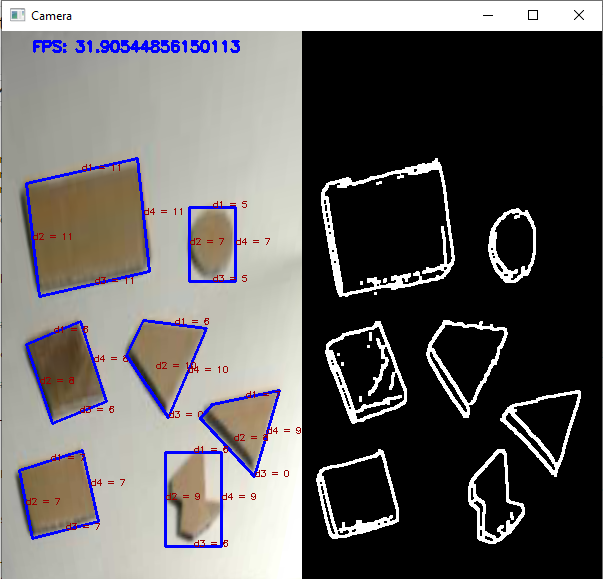
#> input picture Object Measurement/Object_Measure.png, 603 x 579 px, given in place of video, which was not available
$ jupyter execute --allow-errors 'Object Measurement.ipynb'   (text cells are left out)
#> lines starting #> are read from the running program, lines starting #| are printed output that depends on the picture; after the words box and inside, x2 and y2 are one past the last pixel; in counts of white or black regions, pixels touching at a corner belong together; pictures that were not available may be replaced by others from this repository, and a replacement may not be noted
#> further down, frame is the input picture: shape (579, 603, 3); mean B, G, R 98.4, 99.4, 101.7
#> `frame = cv2.resize(frame, (0, 0), None, 0.8, 0.8)`:
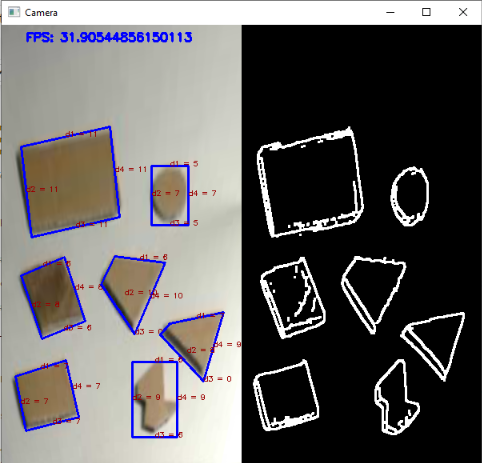
#> frame: shape (463, 482, 3); mean B, G, R 98.3, 99.4, 101.7
#> `frame = cv2.flip(frame, 0)`:
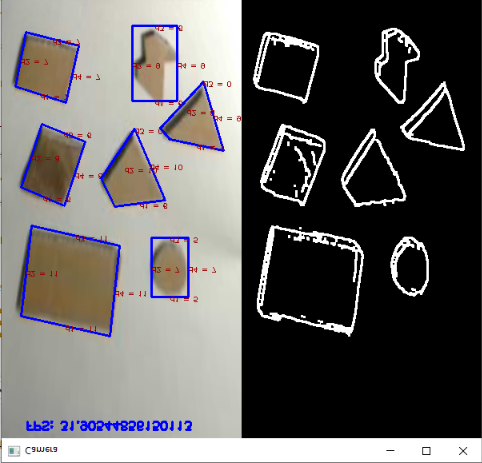
#> frame: shape (463, 482, 3); mean B, G, R 98.3, 99.4, 101.7
#> `frame = cv2.flip(frame, 1)`:
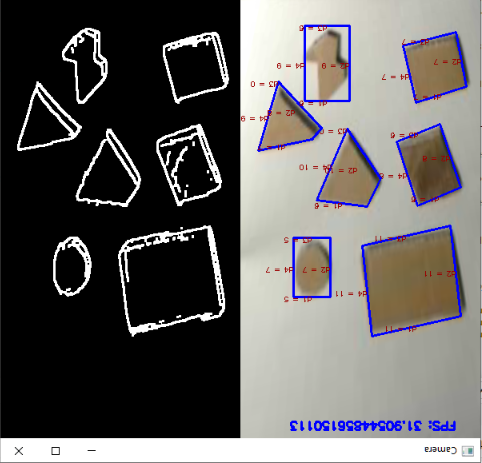
#> frame: shape (463, 482, 3); mean B, G, R 98.3, 99.4, 101.7
#> (key Esc is pressed here)
[cell 1]
import numpy as np
import cv2
import time
import copy
from math import sqrt
#> (the rest of this cell did not finish here and is left out)

[cell 2]
## Based on Murtaza's Workshop Video: https://www.youtube.com/watch?v=tk9war7_y0Q&pp=sAQA

[cell 3]
def get_contours(work_img, canny_thresh=[100,100], dil=3, ero=2, minArea = 1000, filter = 0, draw = False):

#> called with dil = 2, ero = 1, minArea = 10000, filter = 4, draw = False
    img = work_img.copy()

    # Canny Processing:
    gray_img = cv2.cvtColor(img, cv2.COLOR_BGR2GRAY)
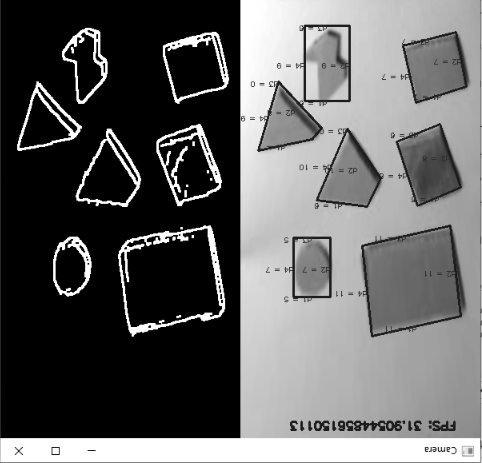
#> gray_img: shape (463, 482); min 0, max 255, mean 100
    blur_img = cv2.GaussianBlur(gray_img, (5,5), 1)
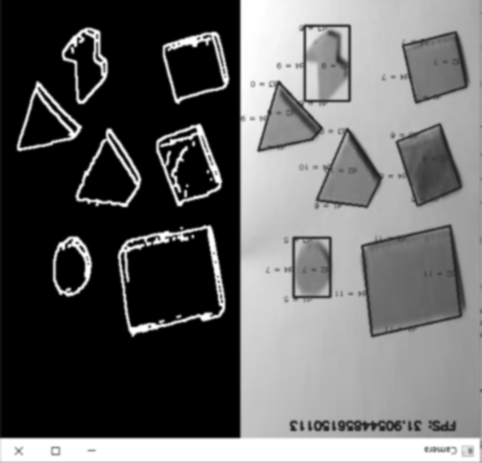
#> blur_img: shape (463, 482); min 0, max 255, mean 100
    canny_img = cv2.Canny(blur_img, canny_thresh[0], canny_thresh[1])
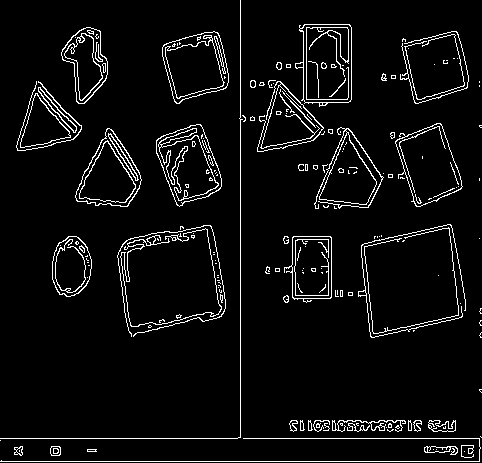
#> canny_img: shape (463, 482); 5.3% white in thin lines or dots

    kernel = np.ones((2,2))

    img_dilation = cv2.dilate(canny_img, kernel, iterations = dil)
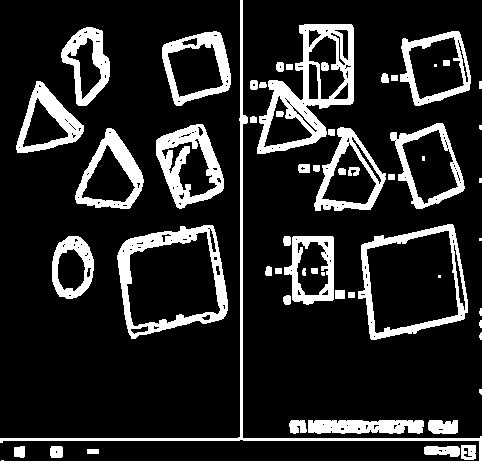
#> img_dilation: shape (463, 482); 15.9% white; 58 white regions (10 under 20 px), largest, box (x1, y1, x2, y2) and area: (257, 24, 354, 154) 4244, (0, 0, 482, 463) 3840, (117, 225, 228, 339) 3274
    img_thresh = cv2.erode(img_dilation, kernel, iterations = ero)
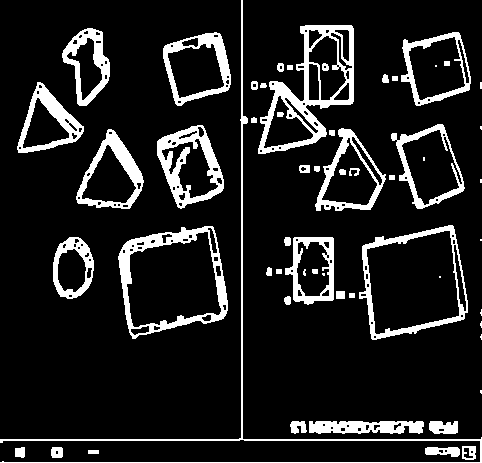
#> img_thresh: shape (463, 482); 12.5% white; 58 white regions (13 under 20 px)

    ################################################################################################################
    # Contour Filtering:
    contours, hiearchy = cv2.findContours(img_thresh, cv2.RETR_EXTERNAL, cv2.CHAIN_APPROX_SIMPLE)
#> contours = 47 contours, 8 with area under 20; largest, box (x1, y1, x2, y2) and area: (118, 226, 228, 339) 9364, (359, 225, 468, 340) 9294, (258, 25, 354, 154) 6778, (391, 124, 465, 209) 3763, (157, 125, 224, 209) 3706; hiearchy = 47 rows, first 6: [1, -1, -1, -1], [2, 0, -1, -1], [3, 1, -1, -1], [4, 2, -1, -1], [5, 3, -1, -1], [6, 4, -1, -1]

    finalContours = []

    for c in contours:
        area = cv2.contourArea(c)

        if (area > minArea):

            # Get contour perimiter:
            peri = cv2.arcLength(c, True)
            # Get contour corner points:
            approx = cv2.approxPolyDP(c, 0.02*peri, True)
            bbox = cv2.boundingRect(approx)

            # Filtering by number of Corner Points:
            if (filter > 0):
                if (len(approx) == filter):
                    finalContours.append([len(approx), area, approx, bbox, c])

                if (len(approx) > filter+2) or (len(approx) == 3):
                    # If the object does not have the number of corners equal to filter,
                    # body centroid detection will be used to generate a rectangle around
                    # the object and it's corner points will be passed forward.

                    M = cv2.moments(c)

                    # calculate x,y coordinate of centroid
                    if M["m00"] != 0:
                        cX = int(M["m10"] / M["m00"])
                        cY = int(M["m01"] / M["m00"])

                        # Get contour extreme points:
                        extLeft = c[c[:, :, 0].argmin()][0]
                        extRight = c[c[:, :, 0].argmax()][0]
                        extTop = c[c[:, :, 1].argmin()][0]
                        extBot = c[c[:, :, 1].argmax()][0]

                        Obj_W = extRight[0] - extLeft[0]
                        Obj_H = extBot[1] - extTop[1]

                        # Our Corner points for the rectangle:
                        approx = np.array([[[(cX -Obj_W//2), (cY -Obj_H//2)]],
                                  [[(cX +Obj_W//2), (cY -Obj_H//2)]],
                                  [[(cX +Obj_W//2), (cY +Obj_H//2)]],
                                  [[(cX -Obj_W//2), (cY +Obj_H//2)]]])

                        bbox = cv2.boundingRect(approx)
                        finalContours.append([len(approx), area, approx, bbox, c])

            else:
                finalContours.append([len(approx), area, approx, bbox, c])
#> this loop made 47 passes
#> area on passes 2, 3, 4, 5, 6, 7, 8, 13, 17, 19, 20, 21: 231, 106, 78.5, 163, 286.5, 1146.5, 130, 41, 33, 2604.5, 43, 1944
#> (c, area) on passes 1, 14, 15, 16, 25, 39: ([[88, 450], [88, 453], [98, 453], [98, 450]], 30), ([[349, 293], [349, 297], [354, 297], [354, 293]], 20), ([[336, 291], [336, 298], [344, 298], [344, 291]], 56), ([[276, 269], [276, 273], [281, 273], [281, 269]], 20), ([[389, 175], [389, 179], [394, 179], [394, 175]], 20), ([[392, 76], [392, 80], [397, 80], [397, 76]], 20)
#> after the loop, finalContours = []

    # Contour Sort by Area:
    finalContours = sorted(finalContours, key = lambda x:x[1], reverse = True)

    # Draw if required:
    if (draw == True):
        for con in finalContours:
            cv2.drawContours(img, con[4], -1, (0,0,255), 3)

    return img, img_thresh, finalContours

[cell 4]
def reorder_points(myPoints):

    myNewPoints = np.zeros_like(myPoints)
    myPoints = myPoints.reshape((4,2))

    add = myPoints.sum(1)
    myNewPoints[0] = myPoints[np.argmin(add)]
    myNewPoints[3] = myPoints[np.argmax(add)]

    diff = np.diff(myPoints, axis = 1)
    myNewPoints[1] = myPoints[np.argmin(diff)]
    myNewPoints[2] = myPoints[np.argmax(diff)]

    return myNewPoints

[cell 5]
def img_warping(img, points, w, h, pad=20):
    points = reorder_points(points)
    pts1 = np.float32(points)
    pts2 = np.float32([[0,0],[w,0],[0,h],[w,h]])
    matrix = cv2.getPerspectiveTransform(pts1,pts2)
    img_warp = cv2.warpPerspective(img, matrix, (w,h))
    img_warp = img_warp[pad:img_warp.shape[0]-pad, pad:img_warp.shape[1]-pad]

    return img_warp

[cell 6]
def find_distance(pts1, pts2):
    return sqrt((pts2[0]-pts1[0])**2 + (pts2[1]-pts1[1])**2)

[cell 7]
def draw_perspective_points(img, p_points, text=False):

    # Draw corner points for perspective adjust:
    cv2.circle(img, (p_points[0,0]), 5, (255, 0, 0), -1)
    cv2.circle(img, (p_points[1,0]), 5, (255, 0, 0), -1)
    cv2.circle(img, (p_points[2,0]), 5, (255, 0, 0), -1)
    cv2.circle(img, (p_points[3,0]), 5, (255, 0, 0), -1)

    if text:
        cv2.putText(img, "P1", (p_points[0,0]+10), cv2.FONT_HERSHEY_SIMPLEX, 0.5, (255, 0, 155), 2)
        cv2.putText(img, "P2", (p_points[1,0]+10), cv2.FONT_HERSHEY_SIMPLEX, 0.5, (255, 0, 155), 2)
        cv2.putText(img, "P4", (p_points[3,0]+10), cv2.FONT_HERSHEY_SIMPLEX, 0.5, (255, 0, 155), 2)
        cv2.putText(img, "P3", (p_points[2,0]+10), cv2.FONT_HERSHEY_SIMPLEX, 0.5, (255, 0, 155), 2)

    return img

[cell 8]
def object_measurement(frame, img_scale, Ref_Object_W, Ref_Object_H, unit_pixel, show_img_canny = False):

    img_with_conts, img_with_conts_thresh, conts = get_contours(frame, filter = 4, minArea = 10000, dil = 2, ero = 1, draw=False)
#> conts = []
#> `success, frame = object_measurement(frame, img_scale, Ref_Object_W, Re..`: success = False

    # Get 4 corner points to WARP:
    if len(conts) != 0:

        success = True

        # Perspective Warping based on corner points of the biggest contour(which should be the reference object):
        biggest_cont_corners = conts[0][2]
        img_warped = img_warping(frame, biggest_cont_corners, Ref_Object_W, Ref_Object_H, pad=25)

        # After Warping Get New Objects Contours:
        img_with_conts2, img_with_conts2_thresh, conts2 = get_contours(img_warped, filter = 4, minArea = 500, dil = 3, ero = 1, canny_thresh=[30,30], draw=False)

        if len(conts2) != 0:
            for obj in conts2:

                cv2.polylines(img_warped, [obj[2]], True, (255,0,0), 2)
                new_points = reorder_points(obj[2])

                d1 = (round(find_distance(new_points[0][0]//img_scale/unit_pixel, new_points[1][0]//img_scale/unit_pixel)))
                d2 = (round(find_distance(new_points[0][0]//img_scale/unit_pixel, new_points[2][0]//img_scale/unit_pixel)))

                d3 = (round(find_distance(new_points[2][0]//img_scale/unit_pixel, new_points[3][0]//img_scale/unit_pixel)))
                d4 = (round(find_distance(new_points[1][0]//img_scale/unit_pixel, new_points[3][0]//img_scale/unit_pixel)))

                # Write Distances:
                cv2.putText(img_warped, "d1 = {}".format(d1), (new_points[0][0] + (new_points[1][0] - new_points[0][0])//2), cv2.FONT_HERSHEY_SIMPLEX, 0.3, (0, 0, 155), 1)
                cv2.putText(img_warped, "d2 = {}".format(d2), (new_points[0][0] + (new_points[2][0] - new_points[0][0])//2), cv2.FONT_HERSHEY_SIMPLEX, 0.3, (0, 0, 155), 1)
                cv2.putText(img_warped, "d3 = {}".format(d3), (new_points[2][0] + (new_points[3][0] - new_points[2][0])//2), cv2.FONT_HERSHEY_SIMPLEX, 0.3, (0, 0, 155), 1)
                cv2.putText(img_warped, "d4 = {}".format(d4), (new_points[1][0] + (new_points[3][0] - new_points[1][0])//2), cv2.FONT_HERSHEY_SIMPLEX, 0.3, (0, 0, 155), 1)

        if show_img_canny:
            img_warped = display_multiple_images([[img_warped, img_with_conts2_thresh]], scale = 1)

    else:
        success = False
        img_warped = frame.copy()

    return success, img_warped

[cell 9]
# Reference Settings:
img_scale = 1
Ref_Object_W = 350*img_scale # mm
Ref_Object_H = 600*img_scale # mm
unit_pixel = 10 # 10 factor for cm

cap = cv2.VideoCapture('http://192.168.0.106:8080/video')
video_fps = cap.get(cv2.CAP_PROP_FPS)

#> (the rest of this cell did not finish here and is left out)
